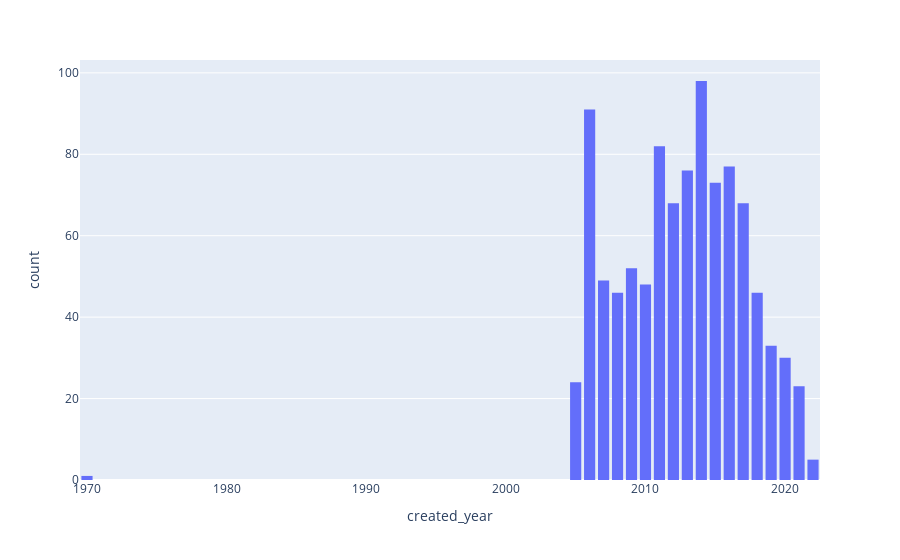

Notebook code for this chart:
### Code cell
fig = px.histogram(df, x="created_year")
fig.update_layout(bargap=0.2)
fig.show()

### Figure 1 — Plotly figure (JSON) as saved in the notebook; plotly's stock layout.template omitted (floating-point values rounded to 4 significant figures; data arrays with more than 128 entries replaced by an {"elided": "..."} marker saying what was removed)
{"data": [{"alignmentgroup": "True", "bingroup": "x", "hovertemplate": "created_year=%{x}<br>count=%{y}<extra></extra>", "legendgroup": "", "marker": {"color": "#636efa", "pattern": {"shape": ""}}, "name": "", "offsetgroup": "", "orientation": "v", "showlegend": false, "type": "histogram", "x": {"elided": "995 int values"}, "xaxis": "x", "yaxis": "y"}], "layout": {"bargap": 0.2, "barmode": "relative", "legend": {"tracegroupgap": 0}, "margin": {"t": 60}, "xaxis": {"anchor": "y", "domain": [0, 1], "title": {"text": "created_year"}}, "yaxis": {"anchor": "x", "domain": [0, 1], "title": {"text": "count"}}}}
